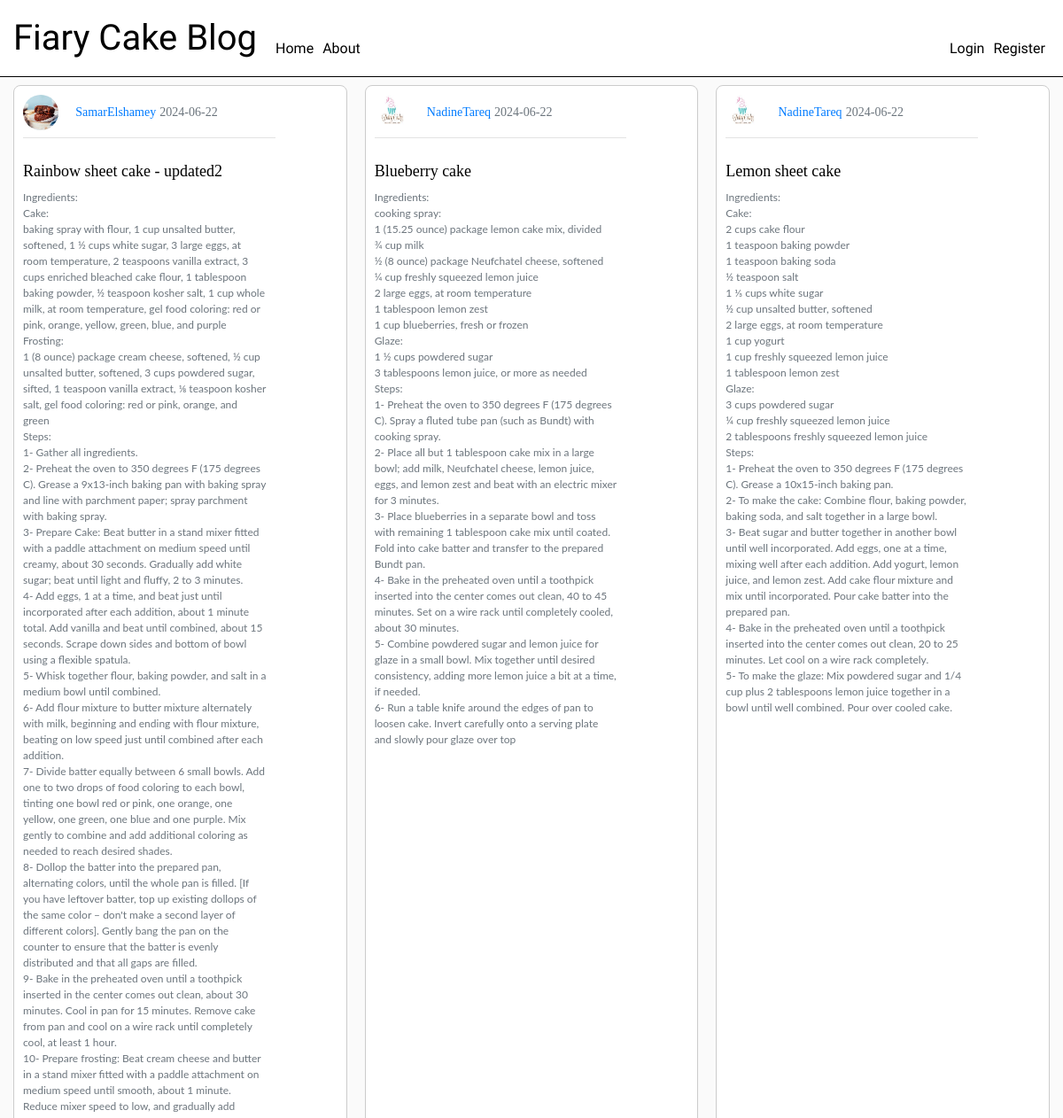
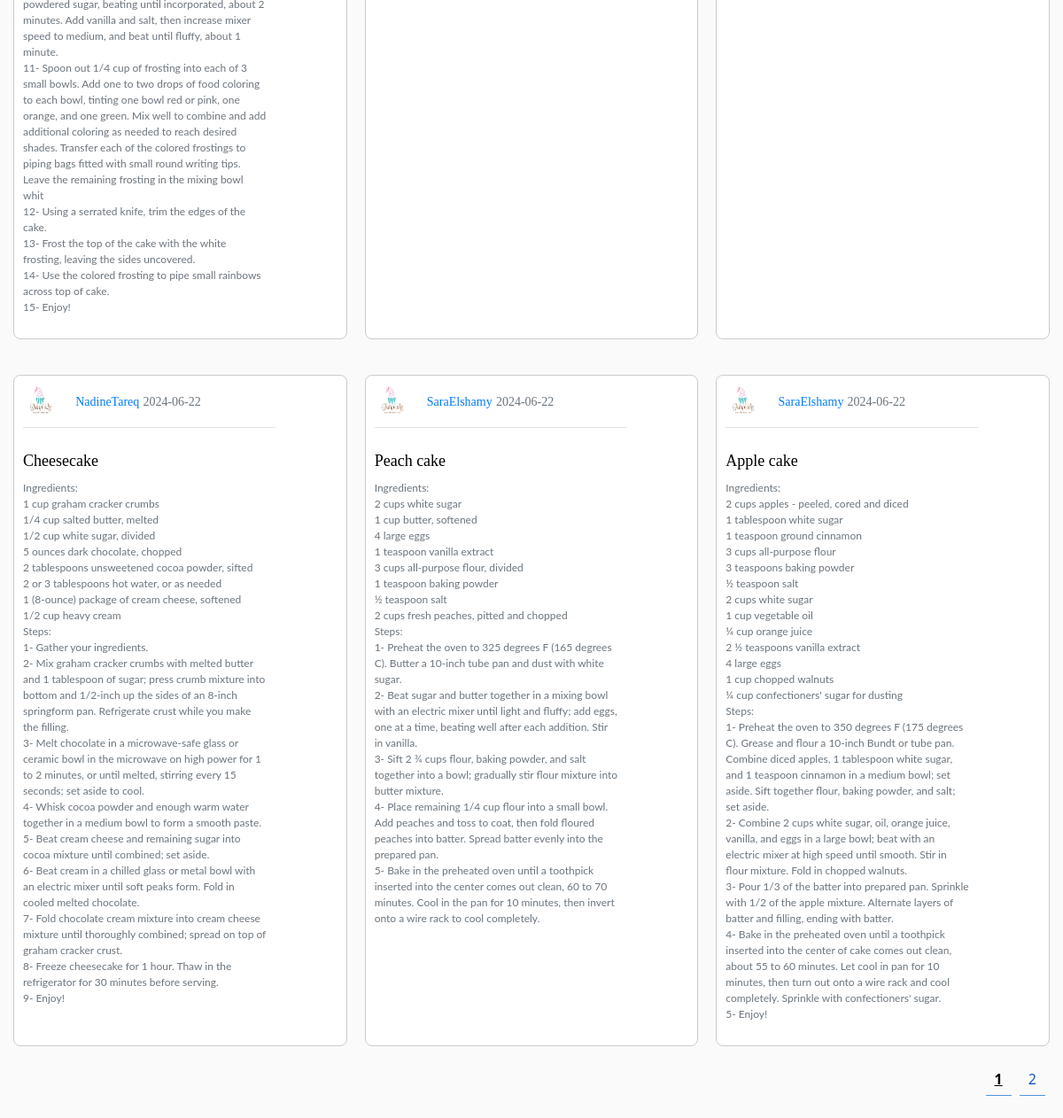
The page /home on the database its author committed (2 pictures, top to bottom).
### blog/models.py (models this page shows, shortened)
class Post(db.Model):
    id = db.Column(db.Integer, primary_key=True,)
    title = db.Column(db.String(100), nullable=False)
    date_created = db.Column(db.DateTime, nullable=False, default=func.now())
    content = db.Column(db.Text, nullable=False)
    user_id = db.Column(db.Integer, db.ForeignKey('user.id'))

class User(db.Model, UserMixin):
    id = db.Column(db.Integer, primary_key=True,)
    firstname = db.Column(db.String(20), unique=True, nullable=False)
    lastname = db.Column(db.String(20), unique=True, nullable=False)
    email = db.Column(db.String(120), unique=True, nullable=False)
    image_file = db.Column(db.String(20), nullable=False, default='default.jpg')
    password = db.Column(db.String(60), nullable=False)
    posts = db.relationship('Post', backref='author', lazy=True)

### blog/main/routes.py (the view)
@main.route("/")
@main.route("/home")
def home():
        page = request.args.get('page', 1, type=int)
        posts = Post.query.order_by(Post.date_created.desc()).paginate(page=page, per_page=6)
        return render_template('home.html', posts=posts)

### blog/templates/home.html (shortened to what this page needs)
{% extends "base.html" %}
{% block content %}
<link rel="stylesheet" href="{{ url_for('static', filename='css/home.css') }}">
<div class="media-grid">
    {% for post in posts.items %}
        <article class="media content-section">
            <div class="media-body">
            <div class="article-metadata">
                <img class="rounded-circle article-img" src="{{ url_for('static', filename='profile_pic/' + post.author.image_file)}}">
                <a class="mr-2" href="{{ url_for('users.user_posts', firstname=post.author.firstname )}}">{{ post.author.firstname | capitalize }}{{ post.author.lastname | capitalize }}</a>
                <small class="text-muted">{{ post.date_created.strftime('%Y-%m-%d') }}</small>
            </div>
            <h2><a class="article-title" href="{{ url_for('posts.post', post_id=post.id) }}">{{ post.title | capitalize}}</a></h2>
            <p class="article-content">{{ post.content }}</p>
            </div>
        </article>
    {% endfor %}
</div>
<div class="pagination-links">
    {% for page_num in posts.iter_pages(left_edge=1, right_edge=1, left_current=1, right_current=2) %}
        {% if page_num %}
            {% if posts.page == page_num %}
                <a class="current-page" href="{{ url_for('main.home', page=page_num) }}">{{ page_num }}</a>
            {% else %}
            <a href="{{ url_for('main.home', page=page_num) }}">{{ page_num }}</a>
            {% endif %}
        {% endif %}
    {% endfor %}
</div>
{% endblock content %}

### blog/templates/base.html (shortened to what this page needs)
<!DOCTYPE html>
<html lang="en">
<head>
    <link href="https://cdn.jsdelivr.net/npm/bootstrap@5.0.2/dist/css/bootstrap.min.css" rel="stylesheet">
    <link rel="stylesheet" type="text/css" href="{{ url_for('static', filename='css/base.css' )}}">
</head>
<body>
    <header class="site-header">
        <nav class="navbar navbar-expand-md navbar-dark bg-steel fixed-top">
        <div class="container">
            <a class="navbar-brand mr-4" href="/">Fiary Cake Blog</a>
            <div class="collapse navbar-collapse" id="navbarToggle">
            <div class="navbar-nav mr-auto">
                <a class="nav-item nav-link" href="{{ url_for('main.home') }}">Home</a>
                <a class="nav-item nav-link" href="{{ url_for('main.about') }}">About</a>
            </div>
            <div class="navbar-nav ms-auto">
                {% if current_user.is_authenticated %}
                <a class="nav-item nav-link" href="{{ url_for('posts.new_post') }}">New Post</a>
                <a class="nav-item nav-link" href="{{ url_for('users.account') }}">Account</a>
                <a class="nav-item nav-link" href="{{ url_for('users.logout') }}">Logout</a>
                {% else %}
                    <a class="nav-item nav-link" href="{{ url_for('users.login') }}">Login</a>
                    <a class="nav-item nav-link" href="{{ url_for('users.register') }}">Register</a>
                {% endif %}
            </div>
            </div>
        </div>
        </nav>
    </header>
    <main role="main" class="container">
        <div class="row justify-content-center">
        <div class="col-md-12">
            {% block content %}{% endblock %}
        </div>
        </div>
    </main>
</body>
</html>

### blog/static/css/base.css (style rules this page uses)
body { background: #fafafa; color: #333333; margin-top: 5rem; }
.container { width: 100%; max-width: 100%; padding: 0 15px; margin: 0 auto; }
h1, h2, h3, h4, h5, h6 { color: #444444; }
.bg-steel { background-color: #ffffff; }
.site-header .navbar-brand { color: #000000; font-family: 'Dancing Script', cursive; font-size: 2.5rem; font-weight: 500; }
.navbar { position: fixed; top: 0; left: 0; width: 100%; z-index: 1000; background-color: #ffffff; border-bottom: 1px solid #000000; }
.site-header .navbar-nav { margin-top: 1.5rem; }
.site-header .navbar-nav .nav-link { color: #000000; font-family: 'Dancing Script', cursive; font-size: 1rem; margin: 0 0px; padding: 5px 5px; }

### blog/static/css/home.css (style rules this page uses)
.content-section { background: #ffffff; padding: 10px 20px; border: 1px solid #dddddd; border-radius: 3px; margin-bottom: 20px; }
.media-grid { display: grid; grid-template-columns: repeat(3, 1fr); gap: 20px; margin-top: 1rem; }
.media-grid .media { border: 1px solid #ccc; padding: 10px; max-width: 100%; box-sizing: border-box; }
.media { border: 1px solid #ccc; padding: 15px; border-radius: 8px; }
.media img.rounded-circle { width: 40px; height: 40px; border-radius: 50%; margin-right: 15px; }
.media-body { width: calc(100% - 70px); }
.article-title { color: #000000; text-decoration: none; font-family: "Playwrite NZ", cursive; font-size: 18px; }
.article-img { height: 65px; width: 65px; margin-right: 16px; }
.article-content { font-size: 12px; white-space: pre-line; color: #6c757d; margin-right: 10px; font-family: "Lato", sans-serif; }
.article-metadata { padding-bottom: 8px; margin-bottom: 12px; border-bottom: 1px solid #e3e3e3; }
.article-metadata a { color: #007bff; text-decoration: none; }
.mr-2 { font-size: 14px; font-family: 'Times New Roman', serif; color: #0c0c0c; }
.text-muted { font-size: 14px; font-family: 'Times New Roman', serif; color: #666; }
.pagination-links { margin-top: 0px; margin-bottom: 40px; text-align: right; }
.pagination-links a { display: inline-block; padding: 5px 10px; margin-right: 5px; text-decoration: none; color: #1059c7; position: relative; }
.pagination-links a:after { content: ''; display: block; width: 100%; height: 1px; background-color: #5495e0; position: absolute; bottom: -2px; left: 0; transition: width 0.3s ease; }
.pagination-links a.current-page { font-weight: bold; color: #000000; text-decoration: underline; }

### rows shown on the page
Post: image_file (picture), author.firstname "Samar", author.lastname "Elshamey", date_created "2024-06-22", title "Rainbow sheet cake - updated2", content "Ingredients: Cake: baking spray with flour, 1 cup unsalted butter, softened, 1 ½ cups white sugar, 3 large eggs, at room temperature, 2 teaspoons vanilla extract, 3 cups enriched bleached cake flour, 1 tablespoon baking powder, ½ teaspoon kosher salt, 1 cup whole milk, at room temperature, gel food coloring: red or pink, orange, yellow, green, blue, and purple Frosting: 1 (8 ounce) package cream cheese, softened, ½ cup unsalted butter, softened, 3 cups powdered sugar, sifted, 1 teaspoon vanilla extract, ⅛ teaspoon kosher salt, gel food coloring: red or pink, orange, and green Steps: 1- Gather all ingredients. 2- Preheat the oven to 350 degrees F (175 degrees C). Grease a 9x13-inch baking…"
Post: image_file (picture), author.firstname "Nadine", author.lastname "Tareq", date_created "2024-06-22", title "Blueberry cake", content "Ingredients: cooking spray: 1 (15.25 ounce) package lemon cake mix, divided ¾ cup milk ½ (8 ounce) package Neufchatel cheese, softened ¼ cup freshly squeezed lemon juice 2 large eggs, at room temperature 1 tablespoon lemon zest 1 cup blueberries, fresh or frozen Glaze: 1 ½ cups powdered sugar 3 tablespoons lemon juice, or more as needed Steps: 1- Preheat the oven to 350 degrees F (175 degrees C). Spray a fluted tube pan (such as Bundt) with cooking spray. 2- Place all but 1 tablespoon cake mix in a large bowl; add milk, Neufchatel cheese, lemon juice, eggs, and lemon zest and beat with an electric mixer for 3 minutes. 3- Place blueberries in a separate bowl and toss with remaining 1…"
Post: image_file (picture), author.firstname "Nadine", author.lastname "Tareq", date_created "2024-06-22", title "Lemon sheet cake", content "Ingredients: Cake: 2 cups cake flour 1 teaspoon baking powder 1 teaspoon baking soda ½ teaspoon salt 1 ⅓ cups white sugar ½ cup unsalted butter, softened 2 large eggs, at room temperature 1 cup yogurt 1 cup freshly squeezed lemon juice 1 tablespoon lemon zest Glaze: 3 cups powdered sugar ¼ cup freshly squeezed lemon juice 2 tablespoons freshly squeezed lemon juice Steps: 1- Preheat the oven to 350 degrees F (175 degrees C). Grease a 10x15-inch baking pan. 2- To make the cake: Combine flour, baking powder, baking soda, and salt together in a large bowl. 3- Beat sugar and butter together in another bowl until well incorporated. Add eggs, one at a time, mixing well after each addition. Add…"
Post: image_file (picture), author.firstname "Nadine", author.lastname "Tareq", date_created "2024-06-22", title "Cheesecake", content "Ingredients: 1 cup graham cracker crumbs 1/4 cup salted butter, melted 1/2 cup white sugar, divided 5 ounces dark chocolate, chopped 2 tablespoons unsweetened cocoa powder, sifted 2 or 3 tablespoons hot water, or as needed 1 (8-ounce) package of cream cheese, softened 1/2 cup heavy cream Steps: 1- Gather your ingredients. 2- Mix graham cracker crumbs with melted butter and 1 tablespoon of sugar; press crumb mixture into bottom and 1/2-inch up the sides of an 8-inch springform pan. Refrigerate crust while you make the filling. 3- Melt chocolate in a microwave-safe glass or ceramic bowl in the microwave on high power for 1 to 2 minutes, or until melted, stirring every 15 seconds; set aside to…"
Post: image_file (picture), author.firstname "Sara", author.lastname "Elshamy", date_created "2024-06-22", title "Peach cake", content "Ingredients: 2 cups white sugar 1 cup butter, softened 4 large eggs 1 teaspoon vanilla extract 3 cups all-purpose flour, divided 1 teaspoon baking powder ½ teaspoon salt 2 cups fresh peaches, pitted and chopped Steps: 1- Preheat the oven to 325 degrees F (165 degrees C). Butter a 10-inch tube pan and dust with white sugar. 2- Beat sugar and butter together in a mixing bowl with an electric mixer until light and fluffy; add eggs, one at a time, beating well after each addition. Stir in vanilla. 3- Sift 2 ¾ cups flour, baking powder, and salt together into a bowl; gradually stir flour mixture into butter mixture. 4- Place remaining 1/4 cup flour into a small bowl. Add peaches and toss to…"
Post: image_file (picture), author.firstname "Sara", author.lastname "Elshamy", date_created "2024-06-22", title "Apple cake", content "Ingredients: 2 cups apples - peeled, cored and diced 1 tablespoon white sugar 1 teaspoon ground cinnamon 3 cups all-purpose flour 3 teaspoons baking powder ½ teaspoon salt 2 cups white sugar 1 cup vegetable oil ¼ cup orange juice 2 ½ teaspoons vanilla extract 4 large eggs 1 cup chopped walnuts ¼ cup confectioners' sugar for dusting Steps: 1- Preheat the oven to 350 degrees F (175 degrees C). Grease and flour a 10-inch Bundt or tube pan. Combine diced apples, 1 tablespoon white sugar, and 1 teaspoon cinnamon in a medium bowl; set aside. Sift together flour, baking powder, and salt; set aside. 2- Combine 2 cups white sugar, oil, orange juice, vanilla, and eggs in a large bowl; beat with an…"

### other values the page prints
{{ page_num }} "1"
{{ page_num }} "2"
